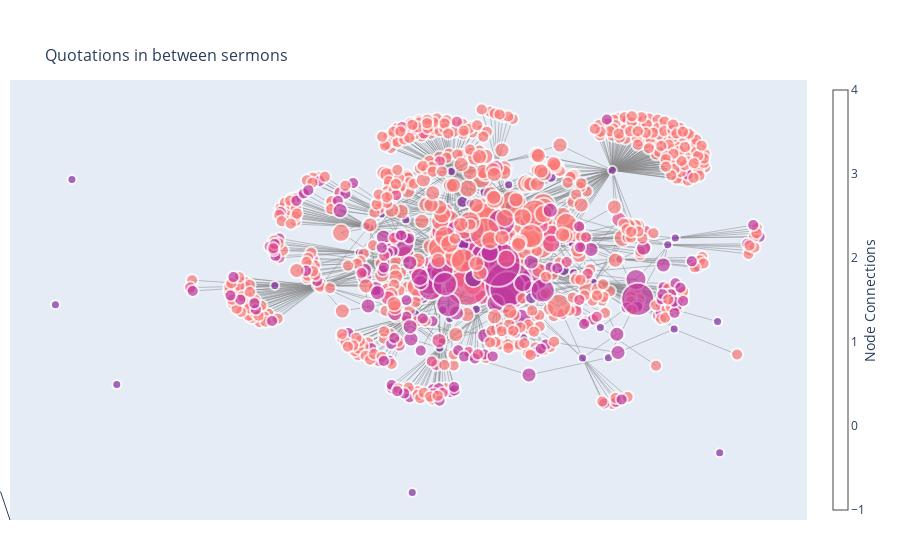

Notebook cell for this chart:
### Code cell
fig = go.Figure(data=[edge_trace, node_trace],
            layout=go.Layout(
                title=dict(
                    text="<br>Quotations in between sermons",
                    font=dict(size=16)
                    ),
                #shapes=edge_shapes,
                showlegend=False,
                hovermode='closest',
                margin=dict(b=40,l=10,r=10,t=80),
                annotations=[dict(
                    text="",
                    showarrow=True,
                    xref="paper", yref="paper",
                    x=0.00, y=-0.00 )],
                xaxis=dict(showgrid=False, zeroline=False, showticklabels=False),
                yaxis=dict(showgrid=False, zeroline=False, showticklabels=False)
            )
        )

fig.show()

### Figure 1 — Plotly figure (JSON) as saved in the notebook; plotly's stock layout.template omitted (floating-point values rounded to 4 significant figures; data arrays with more than 128 entries replaced by an {"elided": "..."} marker saying what was removed)
{"data": [{"hoverinfo": "none", "line": {"color": "#888", "width": 0.5}, "mode": "lines", "type": "scatter", "x": {"elided": "4146 float values"}, "y": {"elided": "4146 float values"}}, {"hoverinfo": "text", "marker": {"color": {"elided": "892 str values"}, "colorbar": {"thickness": 15, "title": {"side": "right", "text": "Node Connections"}, "xanchor": "left"}, "colorscale": [[0, "#000004"], [0.1111, "#180f3d"], [0.2222, "#440f76"], [0.3333, "#721f81"], [0.4444, "#9e2f7f"], [0.5556, "#cd4071"], [0.6667, "#f1605d"], [0.7778, "#fd9668"], [0.8889, "#feca8d"], [1, "#fcfdbf"]], "line": {"width": 2}, "reversescale": false, "showscale": true, "size": {"elided": "892 int values"}}, "mode": "markers", "text": {"elided": "892 str values"}, "type": "scatter", "x": {"elided": "892 float values"}, "y": {"elided": "892 float values"}}], "layout": {"annotations": [{"showarrow": true, "text": "", "x": 0, "xref": "paper", "y": 0, "yref": "paper"}], "hovermode": "closest", "margin": {"b": 40, "l": 10, "r": 10, "t": 80}, "showlegend": false, "title": {"font": {"size": 16}, "text": "<br>Quotations in between sermons"}, "xaxis": {"showgrid": false, "showticklabels": false, "zeroline": false}, "yaxis": {"showgrid": false, "showticklabels": false, "zeroline": false}}}
